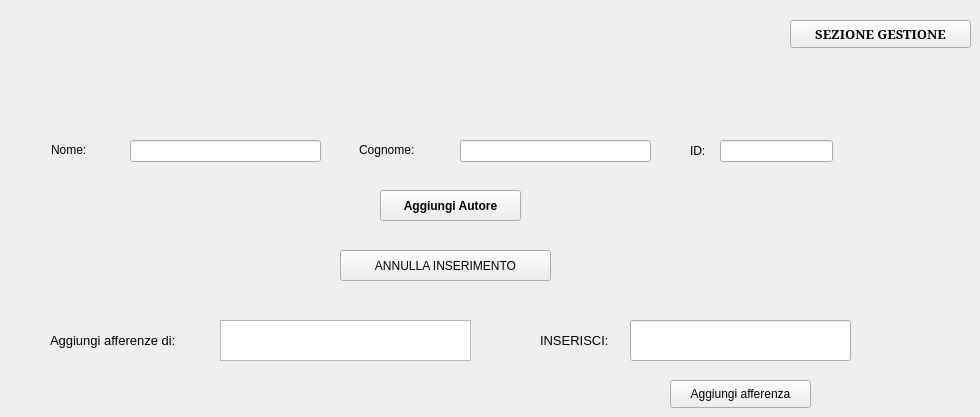
      <widget class="QWidget" name="SezioneAutori">
       <attribute name="title">
        <string>Autore</string>
       </attribute>
       <widget class="QLabel" name="inserimentoDati1">
        <property name="geometry">
         <rect>
          <x>50</x>
          <y>30</y>
          <width>421</width>
          <height>81</height>
         </rect>
        </property>
        <property name="font">
         <font>
          <family>Stencil</family>
          <pointsize>24</pointsize>
          <weight>50</weight>
          <bold>false</bold>
         </font>
        </property>
        <property name="text">
         <string/>
        </property>
        <property name="pixmap">
         <pixmap resource="Risorse.qrc">:/img/img/inserimento_dati.png</pixmap>
        </property>
       </widget>
       <widget class="QLabel" name="label_3">
        <property name="geometry">
         <rect>
          <x>51</x>
          <y>141</y>
          <width>44</width>
          <height>18</height>
         </rect>
        </property>
        <property name="font">
         <font>
          <pointsize>9</pointsize>
          <weight>50</weight>
          <bold>false</bold>
         </font>
        </property>
        <property name="text">
         <string>Nome:</string>
        </property>
       </widget>
       <widget class="QLabel" name="label_4">
        <property name="geometry">
         <rect>
          <x>359</x>
          <y>141</y>
          <width>67</width>
          <height>18</height>
         </rect>
        </property>
        <property name="font">
         <font>
          <pointsize>9</pointsize>
          <weight>50</weight>
          <bold>false</bold>
         </font>
        </property>
        <property name="text">
         <string>Cognome:</string>
        </property>
       </widget>
       <widget class="QLineEdit" name="nomeAutore">
        <property name="geometry">
         <rect>
          <x>130</x>
          <y>140</y>
          <width>191</width>
          <height>22</height>
         </rect>
        </property>
       </widget>
       <widget class="QLineEdit" name="cognomeAutore">
        <property name="geometry">
         <rect>
          <x>460</x>
          <y>140</y>
          <width>191</width>
          <height>22</height>
         </rect>
        </property>
       </widget>
       <widget class="QLabel" name="label_5">
        <property name="geometry">
         <rect>
          <x>690</x>
          <y>140</y>
          <width>31</width>
          <height>21</height>
         </rect>
        </property>
        <property name="font">
         <font>
          <pointsize>9</pointsize>
          <weight>50</weight>
          <bold>false</bold>
         </font>
        </property>
        <property name="text">
         <string>ID:</string>
        </property>
       </widget>
       <widget class="QLineEdit" name="idAutore">
        <property name="geometry">
         <rect>
          <x>720</x>
          <y>140</y>
          <width>113</width>
          <height>22</height>
         </rect>
        </property>
       </widget>
       <widget class="QPushButton" name="bottoneAutore">
        <property name="geometry">
         <rect>
          <x>380</x>
          <y>190</y>
          <width>141</width>
          <height>31</height>
         </rect>
        </property>
        <property name="font">
         <font>
          <pointsize>9</pointsize>
          <weight>75</weight>
          <bold>true</bold>
         </font>
        </property>
        <property name="text">
         <string>Aggiungi Autore</string>
        </property>
       </widget>
       <widget class="QListWidget" name="listaAut">
        <property name="geometry">
         <rect>
          <x>220</x>
          <y>320</y>
          <width>251</width>
          <height>41</height>
         </rect>
        </property>
       </widget>
       <widget class="QLabel" name="label">
        <property name="geometry">
         <rect>
          <x>50</x>
          <y>320</y>
          <width>171</width>
          <height>41</height>
         </rect>
        </property>
        <property name="font">
         <font>
          <pointsize>10</pointsize>
          <weight>50</weight>
          <bold>false</bold>
         </font>
        </property>
        <property name="text">
         <string>Aggiungi afferenze di:</string>
        </property>
       </widget>
       <widget class="QLineEdit" name="afferenza">
        <property name="geometry">
         <rect>
          <x>630</x>
          <y>320</y>
          <width>221</width>
          <height>41</height>
         </rect>
        </property>
        <property name="font">
         <font>
          <pointsize>12</pointsize>
          <weight>50</weight>
          <bold>false</bold>
         </font>
        </property>
       </widget>
       <widget class="QLabel" name="label_6">
        <property name="geometry">
         <rect>
          <x>540</x>
          <y>320</y>
          <width>91</width>
          <height>41</height>
         </rect>
        </property>
        <property name="font">
         <font>
          <pointsize>10</pointsize>
          <weight>50</weight>
          <bold>false</bold>
         </font>
        </property>
        <property name="text">
         <string>INSERISCI:</string>
        </property>
       </widget>
       <widget class="QPushButton" name="bottoneAfferenza">
        <property name="geometry">
         <rect>
          <x>670</x>
          <y>380</y>
          <width>141</width>
          <height>28</height>
         </rect>
        </property>
        <property name="font">
         <font>
          <pointsize>9</pointsize>
          <weight>50</weight>
          <bold>false</bold>
         </font>
        </property>
        <property name="text">
         <string>Aggiungi afferenza</string>
        </property>
       </widget>
       <widget class="QPushButton" name="annullaAutore">
        <property name="geometry">
         <rect>
          <x>340</x>
          <y>250</y>
          <width>211</width>
          <height>31</height>
         </rect>
        </property>
        <property name="text">
         <string>ANNULLA INSERIMENTO</string>
        </property>
       </widget>
       <widget class="QPushButton" name="homeGestore_3">
        <property name="geometry">
         <rect>
          <x>790</x>
          <y>20</y>
          <width>181</width>
          <height>28</height>
         </rect>
        </property>
        <property name="font">
         <font>
          <family>MS Serif</family>
          <pointsize>10</pointsize>
          <weight>75</weight>
          <bold>true</bold>
         </font>
        </property>
        <property name="text">
         <string>SEZIONE GESTIONE</string>
        </property>
       </widget>
      </widget>
